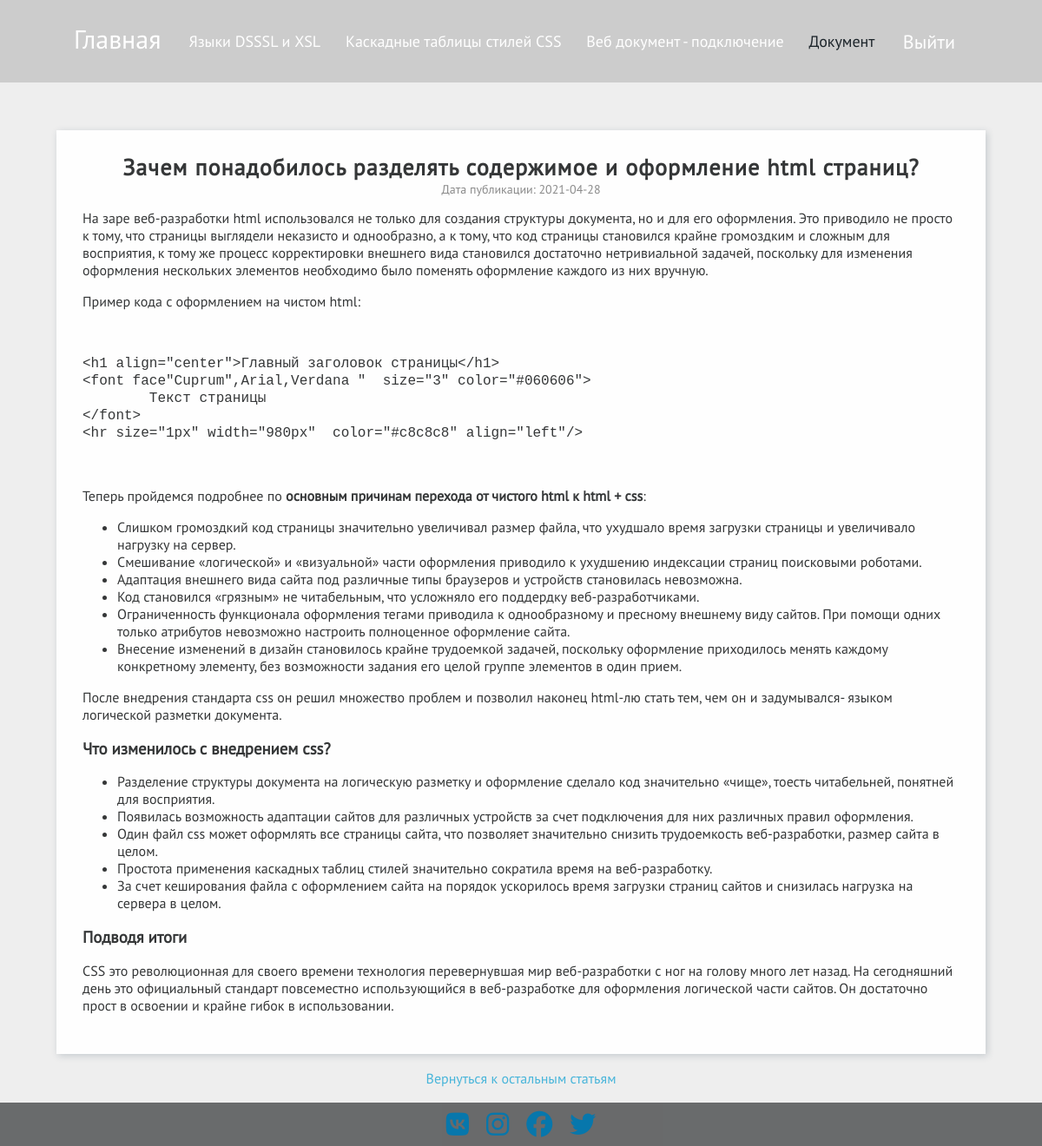
The app's page /article.php?tab=4&id=4 (signed in) with its own data.
### tables this page shows
CREATE TABLE `docs` (
  `id` int(11) NOT NULL,
  `ar_name` varchar(200) DEFAULT NULL,
  `article` text,
  `description` text,
  `date` date DEFAULT NULL
);

### functions.php (called while the page is built, shortened)
<?php
require_once 'config.php';
function select_current($table, $id)
{
	global $link;
	$query = "SELECT id, ar_name, article, date, description FROM {$table} where id = $id;";
	$result = mysqli_query($link, $query);
	if ($result) {
		mysqli_data_seek($result, 0);
		$article = mysqli_fetch_assoc($result);
		return $article;
	} else return false;
}

### article.php (the view, shortened to what this page needs)
<?php
require_once 'functions.php';
$tab = 0;
$t4 = "docs";
if (isset($_GET['id'])) {
	$id = $_GET['id'];
	$tab = $_GET['tab'];
	switch ($tab) {
		case 4:
			$current_article = select_current($t4, $id);
			break;
	}
	if (isset($current_article) && $current_article) {
		$date = substr($current_article["date"], 0, 10);
		$article = $current_article["article"];
		$ar_name = $current_article["ar_name"];
	}
}
?>
<!DOCTYPE html>
<html lang="ru">
<head>
	<link rel="stylesheet" href="css/style.css">
	<link rel="stylesheet" href="//cdnjs.cloudflare.com/ajax/libs/highlight.js/10.7.2/styles/default.min.css">
</head>
<body>
	<div class="wrapper">
		<header class="header header__gray">
			<div class="header__content _container">
				<a href="index.php" class="header__logo">Главная</a>
				<nav class="header__menu menu__body">
					<ul class="menu__list">
						<li class="menu__item"><a href="content.php?tab=1" class="menu__link <?php if (isset($_GET['tab']) && ($_GET['tab'] == 1)) echo "menu__link_active" ?>">Языки DSSSL и XSL</a></li>
						<li class="menu__item"><a href="content.php?tab=2" class="menu__link <?php if (isset($_GET['tab']) && ($_GET['tab'] == 2)) echo "menu__link_active" ?>">Каскадные таблицы стилей CSS</a></li>
						<li class="menu__item"><a href="content.php?tab=3" class="menu__link <?php if (isset($_GET['tab']) && ($_GET['tab'] == 3)) echo "menu__link_active" ?>">Веб документ - подключение</a></li>
						<li class="menu__item"><a href="content.php?tab=4" class="menu__link <?php if (isset($_GET['tab']) && ($_GET['tab'] == 4)) echo "menu__link_active" ?>">Документ</a></li>
					</ul>
				</nav>
				<?php
				if (!empty($_SESSION["auth"]) and $_SESSION['auth'])
					echo "<a href='logout.php' class='header__in'>Выйти</a>";
				else echo "<a href='login.php' class='header__in'>Войти</a>";
				?>
			</div>
		</header>
		<main class="page page__info">
			<section class="article">
				<?php
				if (isset($article))
					echo <<<HTML
				<div class="article__content _container">
					<div class="article__title">$ar_name
					</div>
					<div class="article__date">Дата публикации: $date</div>
					<div class="article__text">
					$article
					</div>
				</div>
				<a class="article__back" href='content.php?tab=$tab' >
					Вернуться к остальным статьям
				</a>
				HTML;
				?>
			</section>
		</main>
		<footer class="footer">
			<div class="footer__content _container">
				<div class="footer__socials socials-footer">
					<a href="https://vk.com/" class="socials-footer__link"><i class="fab fa-vk"></i></a>
					<a href="https://www.instagram.com/" class="socials-footer__link"><i class="fab fa-instagram"></i></a>
					<a href="https://www.facebook.com/" class="socials-footer__link"><i class="fab fa-facebook"></i></a>
					<a href="https://twitter.com/?lang=ru" class="socials-footer__link"><i class="fab fa-twitter"></i></a>
				</div>
			</div>
		</footer>
	</div>
</body>
</html>

### css/style.css (style rules this page uses)
*:not(p, ol, h1, h2, h3, h4, h5, h6) { padding: 0px; margin: 0px; border: 0px; }
*, *:before, *:after { -webkit-box-sizing: border-box; box-sizing: border-box; }
aside, nav, footer, header, section { display: block; }
html, body { height: 100%; min-width: 320px; }
body { line-height: 1; font-family: "PTSans"; -ms-text-size-adjust: 100%; -moz-text-size-adjust: 100%; -webkit-text-size-adjust: 100%; }
a, a:visited { text-decoration: none; }
li:not(.ck-editor li, .card-news__description li, .article__text li) { list-style: none; }
body { color: #353738; font-size: 14px; min-width: 320px; }
.wrapper { width: 100%; min-height: 100vh; overflow: hidden; display: -webkit-box; display: -ms-flexbox; display: flex; -webkit-box-orient: vertical; -webkit-box-direction: normal; -ms-flex-direction: column; flex-direction: column; }
._container { max-width: 1070px; margin: 0 auto; padding: 0 20px; }
.header { min-width: 320px; position: absolute; width: 100%; z-index: 50; left: 0; top: 0px; height: 95px; }
.header__content { height: 100%; display: -webkit-box; display: -ms-flexbox; display: flex; -webkit-box-align: center; -ms-flex-align: center; align-items: center; }
.header__gray { background: #ccc; z-index: 15 !important; }
.header__logo { margin: -5px 0px 0px 0px; width: 100px; color: #fff; font-size: 30px; line-height: 40px; }
.header__in { display: block; color: #fff; font-size: 22px; margin: 0px 15px 0px 0px; }
.menu__body { padding: 0px 3.15%; -webkit-box-flex: 1; -ms-flex: 1 1 auto; flex: 1 1 auto; }
.menu__list { display: -webkit-box; display: -ms-flexbox; display: flex; -webkit-box-pack: justify; -ms-flex-pack: justify; justify-content: space-between; }
.menu__item { display: block; }
.menu__link { color: #fff; font-size: 18px; }
.menu__link_active { color:rgba(28, 36, 42); }
.footer { z-index: 10; background: #353738bd; height: 50px; padding: 10px 0px; }
.footer__socials { display: -webkit-box; display: -ms-flexbox; display: flex; -webkit-box-pack: center; -ms-flex-pack: center; justify-content: center; }
.socials-footer { font-size: 30px; }
.socials-footer__link { margin: 0px 10px; color: #0777ac; -webkit-transition: color 0.2s ease 0s; -o-transition: color 0.2s ease 0s; transition: color 0.2s ease 0s; }
.page { -webkit-box-flex: 1; -ms-flex: 1 1 auto; flex: 1 1 auto; position: relative; }
.page__info { background: #eee; }
.article { padding: 150px 0px 0px 0px; display: -webkit-box; display: -ms-flexbox; display: flex; -webkit-box-orient: vertical; -webkit-box-direction: normal; -ms-flex-direction: column; flex-direction: column; -webkit-box-pack: center; -ms-flex-pack: center; justify-content: center; }
.article__content { padding: 30px 30px; -webkit-box-shadow: 2px 2px 8px 0px rgba(34, 60, 80, 0.2); box-shadow: 2px 2px 8px 0px rgba(34, 60, 80, 0.2); background: #fefefe; }
.article__title { text-align: center; font-size: 26px; letter-spacing: 1.1px; font-weight: 700; margin: 0 0 5px 0; }
.article__date { text-align: center; font-size: 14px; color: #8b8b8b; margin: 0 0 10px 0; }
.article__text { font-size: 16px; line-height: 20px; }
.article__text ul { margin-block-start: 1em; margin-block-end: 1em; margin-inline-start: 0px; margin-inline-end: 0px; padding-inline-start: 40px; }
.article__back { margin: 20px 0px 20px 0px; font-size: 16px; text-align: center; color: #48b5da; }

### records on screen
docs: ar_name "Зачем понадобилось разделять содержимое и оформление html страниц?", date "2021-04-28", article "На заре веб-разработки html использовался не только для создания структуры документа, но и для его оформления. Это приводило не просто к тому, что страницы выглядели неказисто и однообразно, а к тому, что код страницы становился крайне громоздким и сложным для восприятия, к тому же процесс корректировки внешнего вида становился достаточно нетривиальной задачей, поскольку для изменения оформления нескольких элементов необходимо было поменять оформление каждого из них вручную. Пример кода с оформлением на чистом html: <h1 align=\"center\">Главный заголовок страницы</h1> <font face\"Cuprum\",Arial,Verdana \" size=\"3\" color=\"#060606\"> Текст страницы </font> <hr size=\"1px\" width=\"980px\"…"
